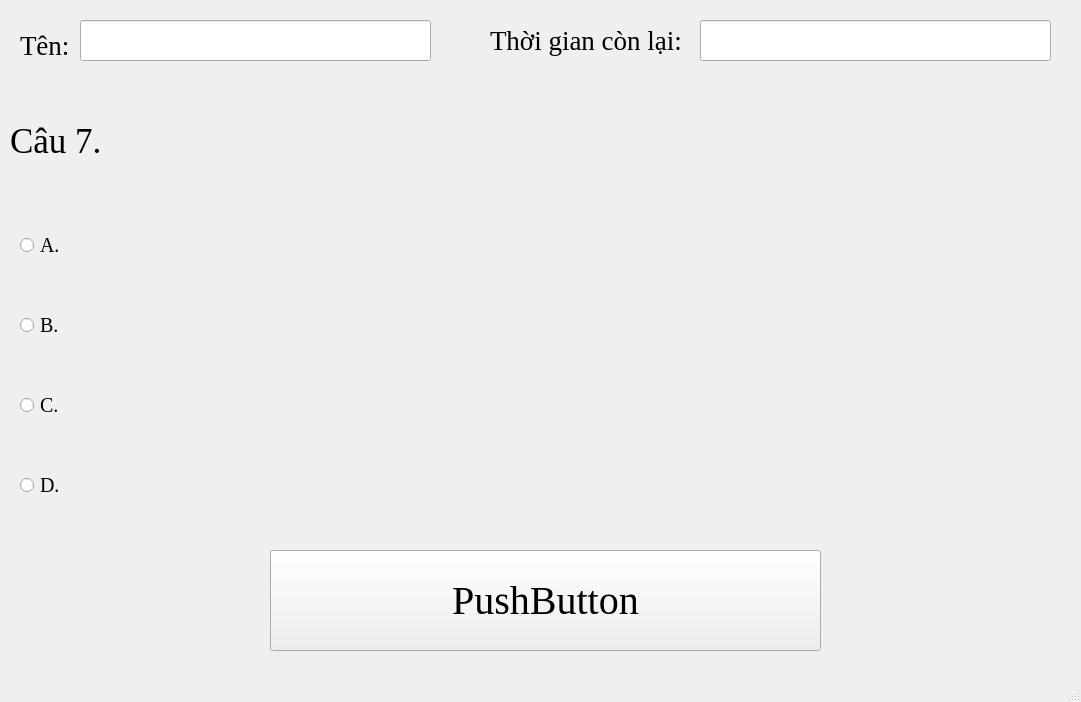
<?xml version="1.0" encoding="UTF-8"?>
<ui version="4.0">
 <class>MainWindow</class>
 <widget class="QMainWindow" name="MainWindow">
  <property name="geometry">
   <rect>
    <x>0</x>
    <y>0</y>
    <width>1081</width>
    <height>702</height>
   </rect>
  </property>
  <property name="minimumSize">
   <size>
    <width>1081</width>
    <height>702</height>
   </size>
  </property>
  <property name="maximumSize">
   <size>
    <width>1081</width>
    <height>702</height>
   </size>
  </property>
  <property name="windowTitle">
   <string>MainWindow</string>
  </property>
  <widget class="QWidget" name="centralwidget">
   <widget class="QRadioButton" name="D_Button">
    <property name="geometry">
     <rect>
      <x>20</x>
      <y>450</y>
      <width>1061</width>
      <height>71</height>
     </rect>
    </property>
    <property name="font">
     <font>
      <family>Times New Roman</family>
      <pointsize>15</pointsize>
     </font>
    </property>
    <property name="text">
     <string>D.</string>
    </property>
   </widget>
   <widget class="QLineEdit" name="Time">
    <property name="geometry">
     <rect>
      <x>700</x>
      <y>20</y>
      <width>351</width>
      <height>41</height>
     </rect>
    </property>
    <property name="font">
     <font>
      <family>Times New Roman</family>
      <pointsize>25</pointsize>
     </font>
    </property>
   </widget>
   <widget class="QRadioButton" name="C_Button">
    <property name="geometry">
     <rect>
      <x>20</x>
      <y>370</y>
      <width>1061</width>
      <height>71</height>
     </rect>
    </property>
    <property name="font">
     <font>
      <family>Times New Roman</family>
      <pointsize>15</pointsize>
     </font>
    </property>
    <property name="text">
     <string>C.</string>
    </property>
   </widget>
   <widget class="QPushButton" name="Next_Button">
    <property name="geometry">
     <rect>
      <x>270</x>
      <y>550</y>
      <width>551</width>
      <height>101</height>
     </rect>
    </property>
    <property name="font">
     <font>
      <family>Times New Roman</family>
      <pointsize>30</pointsize>
     </font>
    </property>
    <property name="text">
     <string>PushButton</string>
    </property>
   </widget>
   <widget class="QLabel" name="label_4">
    <property name="geometry">
     <rect>
      <x>490</x>
      <y>20</y>
      <width>201</width>
      <height>41</height>
     </rect>
    </property>
    <property name="font">
     <font>
      <family>Times New Roman</family>
      <pointsize>20</pointsize>
     </font>
    </property>
    <property name="text">
     <string>Thời gian còn lại:</string>
    </property>
   </widget>
   <widget class="QLineEdit" name="Name">
    <property name="geometry">
     <rect>
      <x>80</x>
      <y>20</y>
      <width>351</width>
      <height>41</height>
     </rect>
    </property>
    <property name="font">
     <font>
      <family>Times New Roman</family>
      <pointsize>25</pointsize>
     </font>
    </property>
   </widget>
   <widget class="QRadioButton" name="B_Button">
    <property name="geometry">
     <rect>
      <x>20</x>
      <y>290</y>
      <width>1061</width>
      <height>71</height>
     </rect>
    </property>
    <property name="font">
     <font>
      <family>Times New Roman</family>
      <pointsize>15</pointsize>
     </font>
    </property>
    <property name="text">
     <string>B.</string>
    </property>
   </widget>
   <widget class="QRadioButton" name="A_Button">
    <property name="geometry">
     <rect>
      <x>20</x>
      <y>210</y>
      <width>1061</width>
      <height>71</height>
     </rect>
    </property>
    <property name="font">
     <font>
      <family>Times New Roman</family>
      <pointsize>15</pointsize>
     </font>
    </property>
    <property name="text">
     <string>A.</string>
    </property>
   </widget>
   <widget class="QLabel" name="label_3">
    <property name="geometry">
     <rect>
      <x>20</x>
      <y>30</y>
      <width>61</width>
      <height>31</height>
     </rect>
    </property>
    <property name="font">
     <font>
      <family>Times New Roman</family>
      <pointsize>20</pointsize>
     </font>
    </property>
    <property name="text">
     <string>Tên:</string>
    </property>
   </widget>
   <widget class="QLabel" name="label_2">
    <property name="geometry">
     <rect>
      <x>10</x>
      <y>80</y>
      <width>1071</width>
      <height>121</height>
     </rect>
    </property>
    <property name="font">
     <font>
      <family>Times New Roman</family>
      <pointsize>26</pointsize>
     </font>
    </property>
    <property name="styleSheet">
     <string notr="true"/>
    </property>
    <property name="text">
     <string>Câu 7.</string>
    </property>
   </widget>
  </widget>
  <widget class="QMenuBar" name="menubar">
   <property name="geometry">
    <rect>
     <x>0</x>
     <y>0</y>
     <width>1081</width>
     <height>21</height>
    </rect>
   </property>
  </widget>
  <widget class="QStatusBar" name="statusbar"/>
 </widget>
 <resources/>
 <connections/>
</ui>
